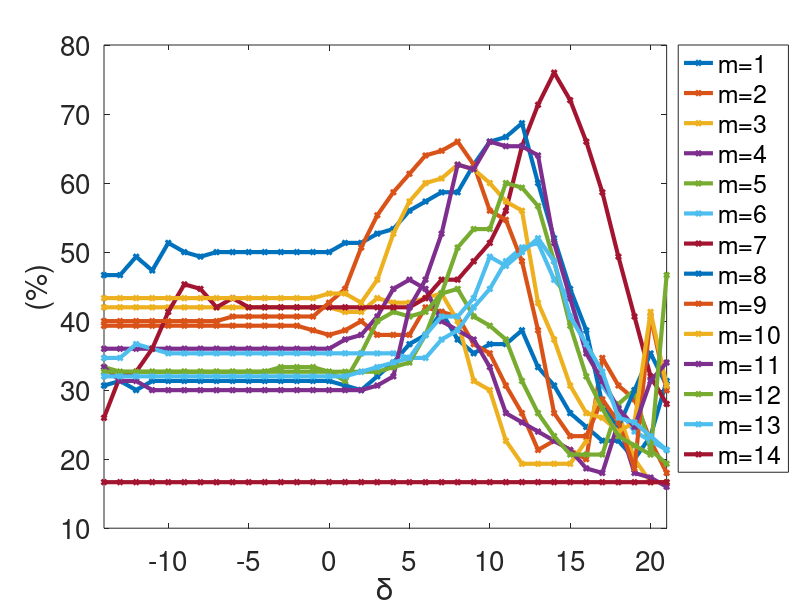
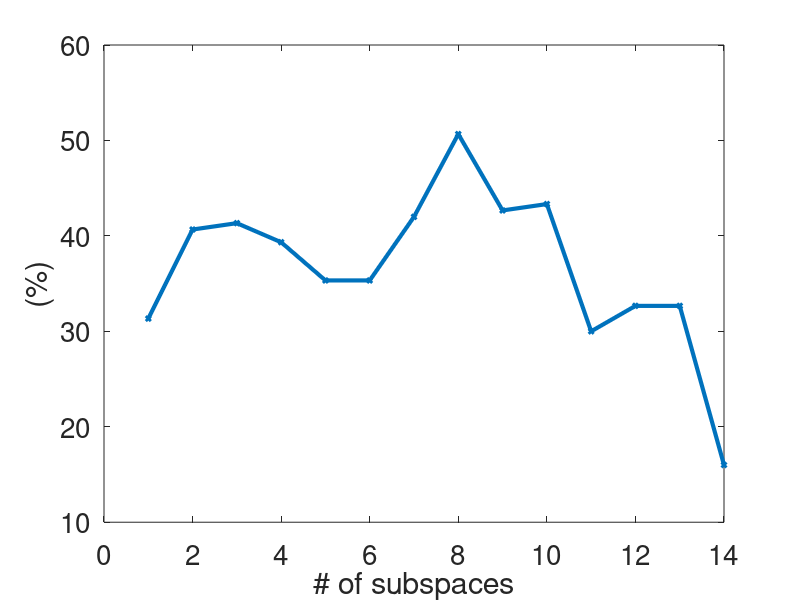
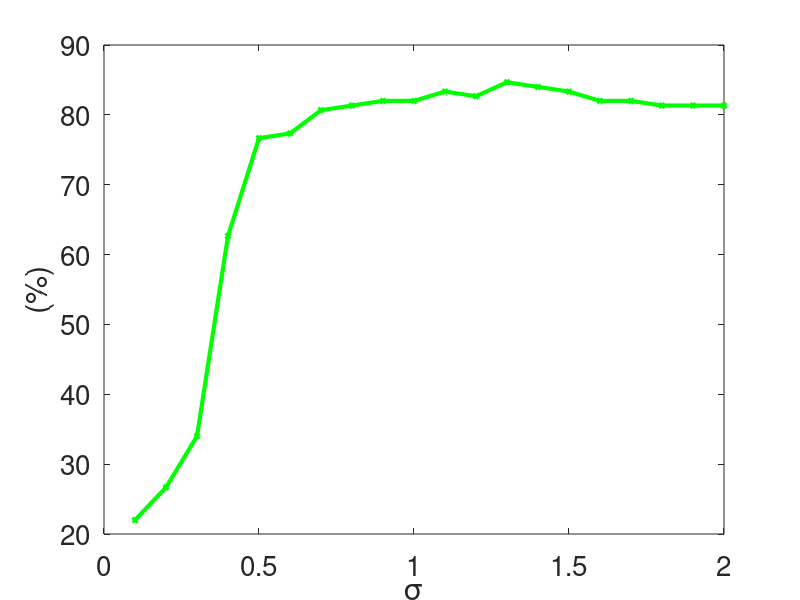
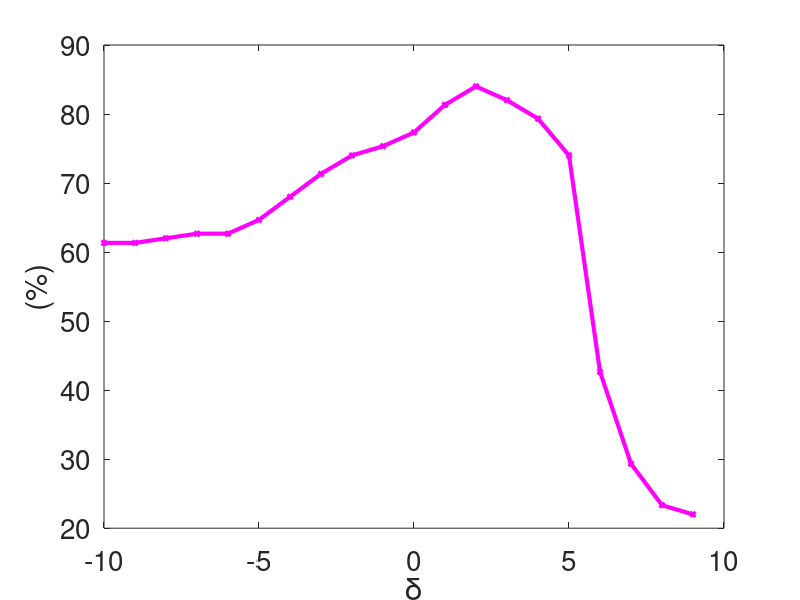

Write the MATLAB code that produced these figures, in order.
clear all
close all
clc
close all



%% ProjRBF Kernel
load('projRBF_all_p_delta_performance.mat');
all_p_mat = zeros(length(delta), length(all_p));

for i=1: length(all_p)
  all_p_mat(:,i) = all_p{i};
end


plot(delta,all_p_mat, '-d','LineWidth',3,'MarkerSize',3)
%title('Projection RBF Kernel','FontSize',30)
%min_max = [min(delta), max(delta)+1];
xlim([min(delta), max(delta)]);
ylabel('(%)','FontSize',20)
xlabel('\delta','FontSize',20)
set(gca,'FontSize',20);
legend('m=1', 'm=2', 'm=3' ,'m=4' ,'m=5', 'm=6', 'm=7', 'm=8', 'm=9', 'm=10', 'm=11' ,'m=12', 'm=13', 'm=14', 'Location','BestOutside'     );

%Home
%print('/media/johanna/HD1T/latex-svn/study-paper-report/v3/images/projRBF_ker_p', '-dpng','-r300');

%% ProjPoly Kernel
figure
load('projPoly_all_p_performance.mat');

plot(p,test_acc, '-d','LineWidth',3,'MarkerSize',3)
% title('Projection RGB Kernel','FontSize',30)
ylabel('(%)','FontSize',20)
xlabel('# of subspaces','FontSize',20)
set(gca,'FontSize',20);

%Home
%print('/media/johanna/HD1T/latex-svn/study-paper-report/v3/images/projPoly_ker_p', '-dpng','-r300');

%% LogEuclidean Kernel
figure
load('LogEucl_all_sigma_performance.mat');

plot(sigma,test_acc, '-gd','LineWidth',3,'MarkerSize',3)
%title('LogEuclidean Kernel Kernel','FontSize',30)
ylabel('(%)','FontSize',20)
xlabel('\sigma','FontSize',20)
set(gca,'FontSize',20);

%Home
%print('/media/johanna/HD1T/latex-svn/study-paper-report/v3/images/LogEucl_ker_sigma', '-dpng','-r300');

%% LED-RBF Kernel
figure
load('LED_RBF_all_delta_performance.mat')

plot(delta,test_acc, '-md','LineWidth',3,'MarkerSize',3)
%title('LogEuclidean Kernel Kernel','FontSize',30)
ylabel('(%)','FontSize',20)
xlabel('\delta','FontSize',20)
set(gca,'FontSize',20);

%Home
%print('/media/johanna/HD1T/latex-svn/study-paper-report/v3/images/LogEucl_ker_sigma', '-dpng','-r300');
